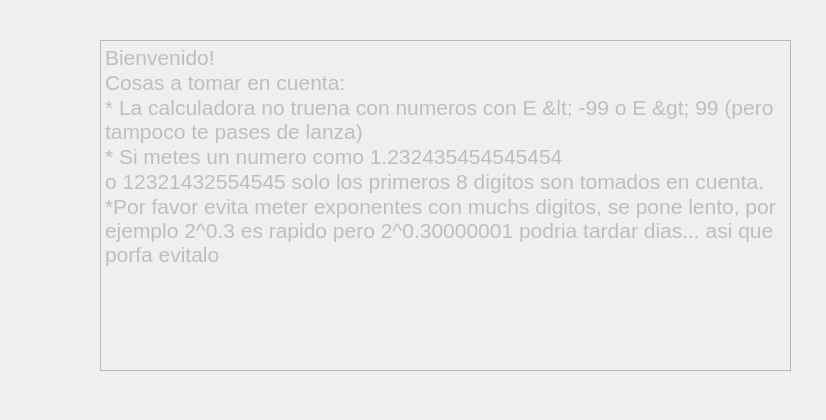
<?xml version="1.0" encoding="UTF-8"?>
<ui version="4.0">
 <class>HelpDialog</class>
 <widget class="QDialog" name="HelpDialog">
  <property name="geometry">
   <rect>
    <x>0</x>
    <y>0</y>
    <width>826</width>
    <height>420</height>
   </rect>
  </property>
  <property name="windowTitle">
   <string>Dialog</string>
  </property>
  <widget class="QPlainTextEdit" name="plainTextEdit">
   <property name="enabled">
    <bool>false</bool>
   </property>
   <property name="geometry">
    <rect>
     <x>100</x>
     <y>40</y>
     <width>691</width>
     <height>331</height>
    </rect>
   </property>
   <property name="font">
    <font>
     <pointsize>16</pointsize>
    </font>
   </property>
   <property name="plainText">
    <string>Bienvenido!
Cosas a tomar en cuenta: 
* La calculadora no truena con numeros con E &lt; -99 o E &gt; 99 (pero tampoco te pases de lanza)
* Si metes un numero como 1.232435454545454
o 12321432554545 solo los primeros 8 digitos son tomados en cuenta.
*Por favor evita meter exponentes con muchs digitos, se pone lento, por ejemplo 2^0.3 es rapido pero 2^0.30000001 podria tardar dias... asi que porfa evitalo</string>
   </property>
  </widget>
 </widget>
 <resources/>
 <connections/>
</ui>
